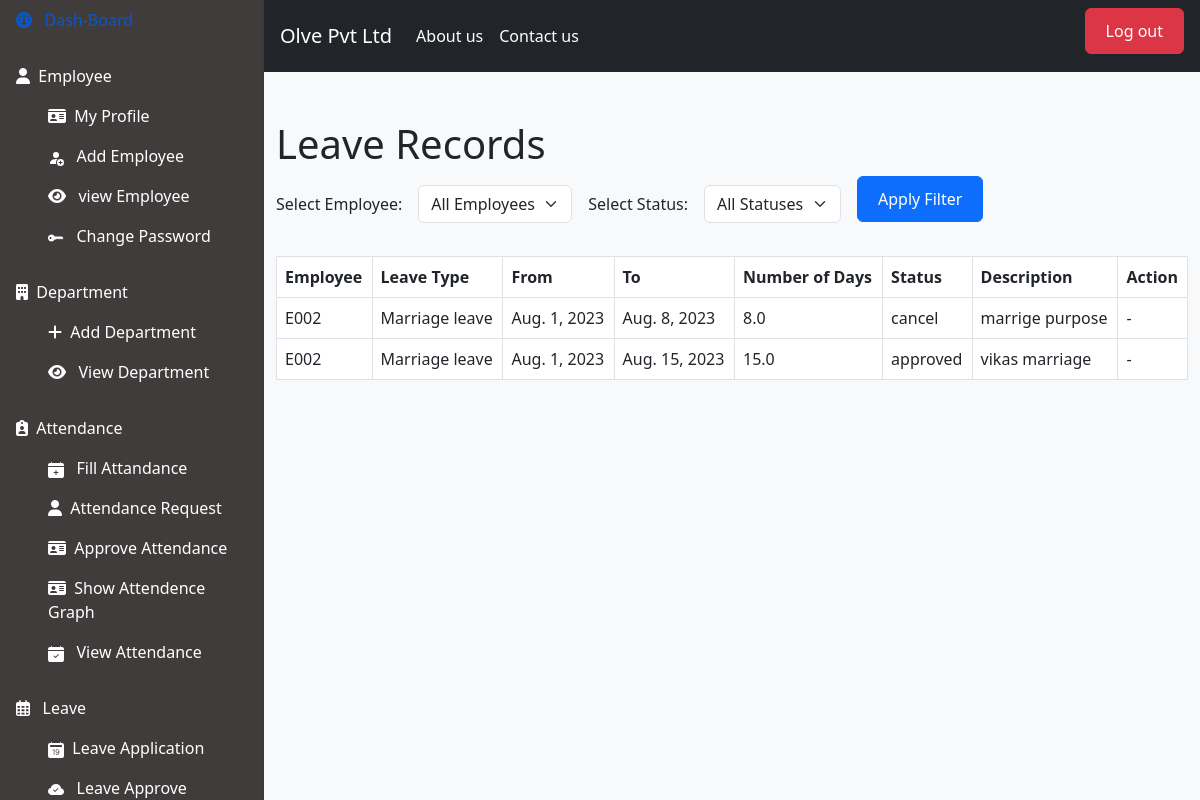
Before: /view_all_leaves/ (signed in) with the older database file.
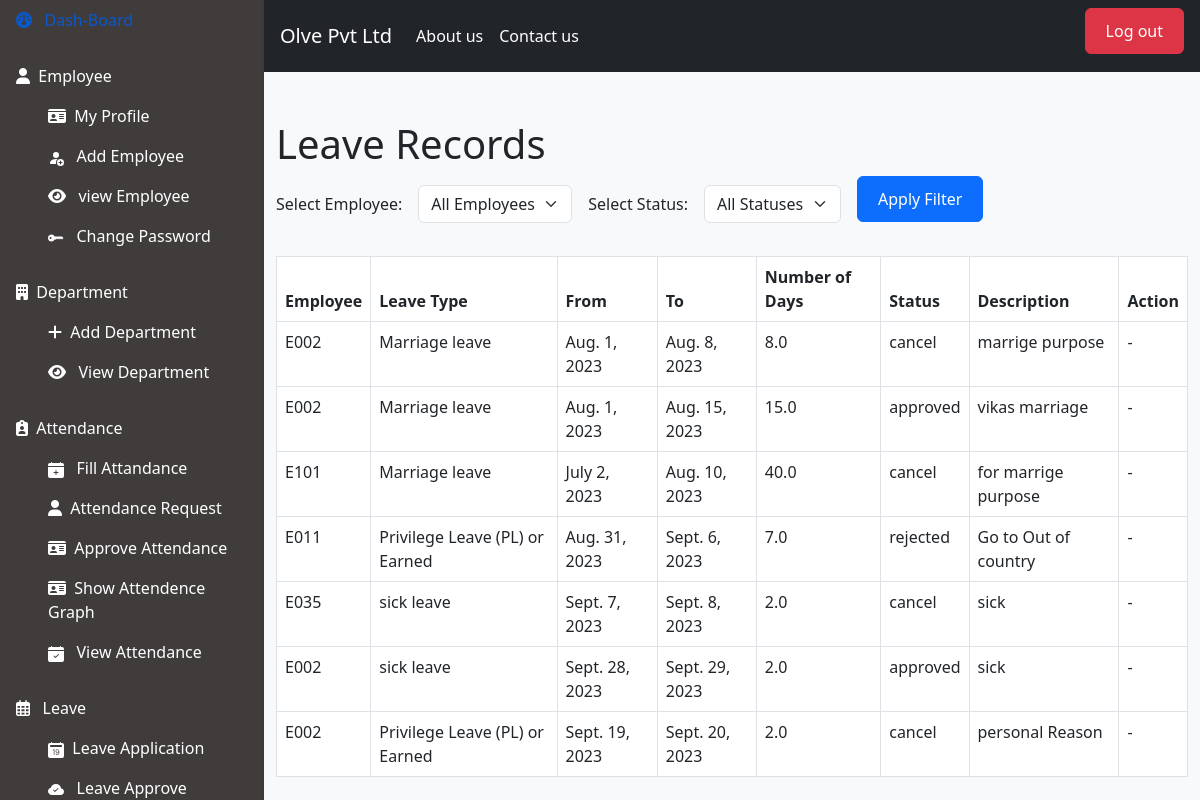
After: the same page with the newer database file.
### hr/models.py (models this page shows, shortened)
class Leaves(models.Model):
    id = models.AutoField(unique=True,primary_key=True)
    leavetype_id = models.ForeignKey(Leavetype,on_delete=models.CASCADE, default=None)
    emp_id = models.ForeignKey(Employee,on_delete=models.CASCADE, default=None)
    fro = models.DateField(null=True)
    to  = models.DateField(null=True)
    num_of_days = models.FloatField(default=0)
    status = models.CharField(max_length=20, choices=[('pending', 'Pending'), ('cancel', 'Cancel'), ('approved', 'Approved'), ('rejected', 'Rejected')], default='pending')
    description = models.TextField(null=True)

class Employee(models.Model):
    user = models.ForeignKey(User,on_delete=models.CASCADE)
    id = models.BigAutoField(primary_key=True)
    emp_code = models.CharField(unique=True, max_length=20) #emp id for login
    profile = models.ImageField(upload_to="images",blank=True,null=True)
    email = models.EmailField()
    mobile_number = models.CharField(max_length=13,null=True,blank=True)
    date_of_birth = models.DateField()
    employee_address = models.TextField(max_length=1000)
    city_id = models.ForeignKey(City, null=True, blank=True, on_delete=models.CASCADE)
    state_id = models.ForeignKey(State, null=True, blank=True, on_delete=models.CASCADE)
    aadhar_number = models.CharField(max_length=12, null=True, blank=True,unique=True)
    pan_number = models.CharField(max_length=10, null=True, blank=True,unique=True)
    dep_id = models.ForeignKey(Department, null=True, blank=True, on_delete=models.CASCADE)
    designation_id = models.ForeignKey(Designation, null=True, blank=True, on_delete=models.CASCADE)
    date_of_joining = models.DateField()
    is_hr = models.BooleanField(default=False)
    is_employee = models.BooleanField(default=False)
    def __str__(self):
        return self.emp_code

class Leavetype(models.Model):
    id = models.AutoField(unique=True,primary_key=True)
    name = models.CharField(max_length=30)

### hr/views.py (the view)
# urls.py: path('view_all_leaves/',view_all_leaves,name='view_all_leaves'),
@login_required
def view_all_leaves(request):
    employee = request.GET.get('employee')
    emp_id = Employee.objects.filter(emp_code=employee).first()
    status = request.GET.get('status')
    leave_records = Leaves.objects.select_related('leavetype_id', 'emp_id')
    if employee and status:
        leave_records = leave_records.filter(emp_id=emp_id, status=status)
    elif employee:
        leave_records = leave_records.filter(emp_id=emp_id)
    elif status:
        leave_records = leave_records.filter(status=status)
    user = User.objects.filter(username=request.session.get('username')).first()
    emp = Employee.objects.filter(user=user).first()
    context = {
        'leave_records': leave_records,
        'all_emp': Employee.objects.all(),
        'is_hr': emp.is_hr
    }
    return render(request, 'view_all_leaves.html', context)

### hr/templates/view_all_leaves.html (shortened to what this page needs)
{% extends "index.html" %}
{% block mycontent %}
<div class="container mt-5">
    <h1>Leave Records</h1>
    <form method="get" action="{% url 'view_all_leaves' %}" class="row g-3 align-items-center">
        <div class="col-auto">
            <label for="employee">Select Employee:</label>
        </div>
        <div class="col-auto">
            <select id="employee" name="employee" class="form-select">
                <option value="">All Employees</option>
            </select>
        </div>
        <div class="col-auto">
            <label for="status">Select Status:</label>
        </div>
        <div class="col-auto">
            <select id="status" name="status" class="form-select">
                <option value="">All Statuses</option>
            </select>
        </div>
        <div class="col-auto">
            <button type="submit" class="btn btn-primary">Apply Filter</button>
        </div>
    </form>
    <br/>
    <table class="table table-bordered">
        <thead>
            <tr>
                <th>Employee</th>
                <th>Leave Type</th>
                <th>From</th>
                <th>To</th>
                <th>Number of Days</th>
                <th>Status</th>
                <th>Description</th>
                <th>Action</th>
            </tr>
        </thead>
        <tbody>
            {% if leave_records %}
                {% for leave in leave_records %}
                    <tr>
                        <td>{{ leave.emp_id.user.username }}</td>
                        <td>{{ leave.leavetype_id.name }}</td>
                        <td>{{ leave.fro }}</td>
                        <td>{{ leave.to }}</td>
                        <td>{{ leave.num_of_days }}</td>
                        <td>{{ leave.status }}</td>
                        <td>{{ leave.description }}</td>
                        <td>
                            {% if leave.status == 'pending' %}
                                <a href="{% url 'approve_leave' id=leave.id action='accept' %}">
                                    <button type="button" class="btn btn-success">Approve</button>
                                </a>
                                <a href="{% url 'approve_leave' id=leave.id action='reject' %}">
                                    <button type="button" class="btn btn-danger">Reject</button>
                                </a>
                            {% else %}
                                -
                            {% endif %}
                        </td>
                    </tr>
                {% endfor %}
            {% else %}
                <tr>
                    <td colspan="8" style="text-align: center;">No Records Found</td>
                </tr>
            {% endif %}
        </tbody>
    </table>
</div>
{% endblock %}

Changed rows visible on the page:
added Leaves: emp_id.user.username "E101", leavetype_id.name "Marriage leave", fro "July 2, 2023", to "Aug. 10, 2023", num_of_days "40.0", status "cancel", description "for marrige purpose"
added Leaves: emp_id.user.username "E011", leavetype_id.name "Privilege Leave (PL) or Earned", fro "Aug. 31, 2023", to "Sept. 6, 2023", num_of_days "7.0", status "rejected", description "Go to Out of country"
added Leaves: emp_id.user.username "E035", leavetype_id.name "sick leave", fro "Sept. 7, 2023", to "Sept. 8, 2023", num_of_days "2.0", status "cancel", description "sick"
added Leaves: emp_id.user.username "E002", leavetype_id.name "sick leave", fro "Sept. 28, 2023", to "Sept. 29, 2023", num_of_days "2.0", status "approved", description "sick"
added Leaves: emp_id.user.username "E002", leavetype_id.name "Privilege Leave (PL) or Earned", fro "Sept. 19, 2023", to "Sept. 20, 2023", num_of_days "2.0", status "cancel", description "personal Reason"
